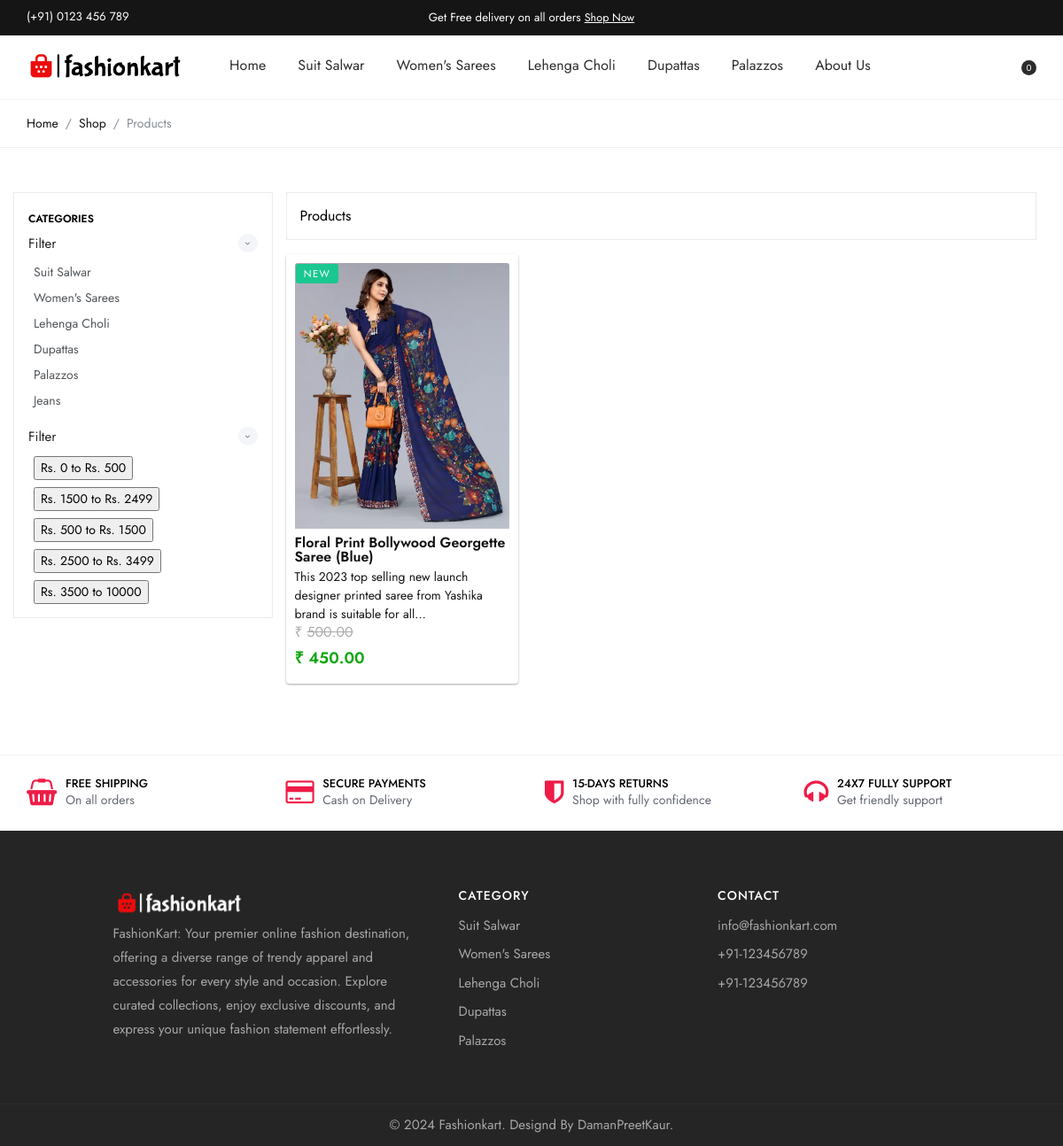
/women-sarees/, run on the app's committed database.
### store/models.py (models this page shows, shortened)
class Category(models.Model):
    gender = models.CharField(choices=GENDER_CHOICES, max_length=6)
    name = models.CharField(max_length=255, db_index=True)
    slug = models.SlugField(max_length=255, unique=True)
    class Meta:
        verbose_name_plural = 'Categories'

class Product(models.Model):
    category = models.ForeignKey(Category, related_name='product', on_delete=models.CASCADE)
    title = models.CharField(max_length=255)
    description = models.TextField(blank=True)
    image = models.ImageField(upload_to='images/', default='images/placeholder.png')
    slug = models.SlugField(max_length=255, blank = True, null=True)
    price = models.DecimalField(max_digits=8, decimal_places=2)
    selling_price = models.DecimalField(max_digits=8, decimal_places=2)
    page_views = models.IntegerField(default=0)   ### NEW ADDED
    in_stock = models.BooleanField(default=True)
    is_active = models.BooleanField(default=True)
    created = models.DateTimeField(auto_now_add=True)
    updated = models.DateTimeField(auto_now=True)
    class Meta:
        verbose_name_plural = 'Products' ## change the model name in the admin panel when more than one obejct is created (Added).
        ordering = ('-created',)         ## in which order we want to display the products. (- means in reverse order -> descending order.)
    def get_absolute_url(self):
        return reverse("product_detail", args=[self.slug])

### store/views.py (the view)
# urls.py: path("<slug:cate_slug>/", filter, name="filter"),
def filter(request, cate_slug):
    try:
        pricing = request.GET['price'].split('-')
        print()
        category = Category.objects.get(slug = cate_slug)
        products = Product.objects.filter(selling_price__gte=pricing[0], selling_price__lte=pricing[1],category = category)
    except:
        category = Category.objects.get(slug = cate_slug)
        products = Product.objects.filter(category = category)
    if request.user.is_authenticated:
        cart_data = cartCount(request)
        allcategory =Category.objects.all()
        context= {'product_data': products,'cart_count':cart_data['cart_count'], 'allcategory':allcategory}
        return render(request, "filter.html", context)
    else:
        allcategory =Category.objects.all()
        context= {'product_data': products, 'cart_count':0, 'allcategory':allcategory}
        return render(request, "filter.html", context)

### store/templatetags/category.py (called while the page is built)
@register.simple_tag
def head_category():
    allcategory = Category.objects.all()[:5]
    return allcategory

### store/templates/filter.html (shortened to what this page needs)
{% extends 'main.html' %}
{% load static %}
{% block content %}
        <section class="py-3 br-bottom br-top">
            <div class="container">
                <div class="row align-items-center justify-content-between">
                    <div class="col-xl-12 col-lg-12 col-md-12 col-sm-12">
                        <nav aria-label="breadcrumb">
                            <ol class="breadcrumb">
                                <li class="breadcrumb-item"><a href="/">Home</a></li>
                                <li class="breadcrumb-item"><a href="#">Shop</a></li>
                                <li class="breadcrumb-item active" aria-current="page">Products</li>
                            </ol>
                        </nav>
                    </div>
                </div>
            </div>
        </section>
        <section class="middle">
            <div class="container">
                <div class="row">
                    <div class="col-xl-3 col-lg-4 col-md-12 col-sm-12 p-xl-0">
                        <div class="search-sidebar sm-sidebar border">
                            <div class="search-sidebar-body">
                                <div class="single_search_boxed">
                                    <div class="widget-boxed-header px-3">
                                        <h4 class="mt-3">Categories</h4>
                                    </div>
                                    <div class="widget-boxed-body">
                                        <div class="side-list no-border">
                                            <div class="filter-card" id="shop-categories">
                                                <div class="single_filter_card">
                                                    <h5><a href="" data-toggle="collapse" class="collapsed" aria-expanded="false" role="button">Filter<i class="accordion-indicator fa fa-angle-down"></i></a></h5>
                                                                                                            <div class="card-body">
                                                            <div class="inner_widget_link">
                                                                <ul>
                                                                    {%for c in allcategory%}
                                                                    <li><a href="/{{c.slug}}"> {{c.name}}</a></li>
                                                                {%endfor%}
                                                                </ul>
                                                            </div>
                                                        </div>
                                                </div>
                                                <div class="single_filter_card">
                                                    <h5><a href="" data-toggle="collapse" class="collapsed" aria-expanded="false" role="button">Filter<i class="accordion-indicator fa fa-angle-down"></i></a></h5>
                                                                                                            <div class="card-body">
                                                            <div class="inner_widget_link">
                                                                <ul>
                                                                    <li><form><button class="filter-btn" type="submit">Rs. 0 to Rs. 500</button></form></li>
                                                                    <li><form><button class="filter-btn" type="submit">Rs. 1500 to Rs. 2499</button></form></li>
                                                                    <li><form><button class="filter-btn" type="submit">Rs. 500 to Rs. 1500</button></form></li>
                                                                    <li><form><button class="filter-btn" type="submit">Rs. 2500 to Rs. 3499</button></form></li>
                                                                    <li><form><button class="filter-btn" type="submit">Rs. 3500 to 10000</button></form></li>
                                                                </ul>
                                                            </div>
                                                        </div>
                                                </div>
                                            </div>
                                        </div>
                                    </div>
                                </div>
                            </div>
                        </div>
                    </div>
                    <div class="col-xl-9 col-lg-8 col-md-12 col-sm-12">
                        <div class="row">
                            <div class="col-xl-12 col-lg-12 col-md-12">
                                <div class="border mb-3 mfliud">
                                    <div class="row align-items-center py-2 m-0">
                                        <div class="col-xl-3 col-lg-4 col-md-5 col-sm-12">
                                            <h6 class="mb-0 py-2">Products</h6>
                                        </div>
                                    </div>
                                </div>
                            </div>
                        </div>
                        <div class="row align-items-center rows-products">
                            {%if product_data%}
                            {% for p in product_data %}
                            <div class="col-xl-4 col-lg-4 col-md-6 col-6">
                                <div class="product_grid card b-0">
                                    <div class="badge bg-info text-white position-absolute ft-regular ab-left text-upper">New</div>
                                    <div class="card-body p-0">
                                        <div class="shop_thumb position-relative">
                                            <a class="card-img-top d-block overflow-hidden" href="{{p.get_absolute_url}}"><img class="card-img-top"
                                                    src="{% static p.image %}" alt="..." style="height: 300px;"></a>
                                        </div>
                                    </div>
                                    <div class="card-footer b-0 p-0 pt-2 bg-white">
                                        <div class="text-left">
                                            <h5 class="fw-bolder ft-bold fs-md mb-0 lh-1 mb-1"><a href="{{p.get_absolute_url}}">{{ p.title }}</a>
                                            </h5>
                                            <div class="elis_rty"><span class=" text-dark fs-sm">{{ p.description | truncatechars:95 }}</span></div>
                                            <div class="elis_rty"><span class="ft-bold text-dark fs-sm">
                                                    {% if p.price == p.selling_price %}
                                                    <h6 class="py-3" style="color: #0fa70f;font-weight: 600;"> &#x20B9; {{ p.price }} </h6>
                                                    {% else %}
                                                    <h6 style="color: #acacac;"> &#x20B9; <del>{{ p.price }} </del></h6>
                                                    <h5 style="color: #0fa70f;font-weight: 600;"> &#x20B9; {{ p.selling_price }} </h5>
                                                    {% endif %}
                                                </span></div>
                                        </div>
                                    </div>
                                </div>
                            </div>
                            {% endfor %}
                            {%else%}
                            <div class="col-12 text-center">
                                <h1 class="text-center text-success fw-bold">No Product Found</h1>
                            </div>
                            {%endif%}
                            </div>
                    </div>
                </div>
            </div>
        </section>
{% endblock %}

### store/templates/main.html (shortened to what this page needs)
{% load static %}
{% load category %}
<!DOCTYPE html>
<html lang="zxx">
<head>
	<link href="{% static 'assets/css/styles.css' %}" rel="stylesheet">
	<link rel="stylesheet" href="https://cdnjs.cloudflare.com/ajax/libs/font-awesome/4.7.0/css/font-awesome.min.css" />
	<link rel="stylesheet" href="https://cdn.jsdelivr.net/npm/bootstrap-icons@1.10.2/font/bootstrap-icons.css">
	<link rel="stylesheet" href="https://cdn.lineicons.com/4.0/lineicons.css">
</head>
<body>
	<div id="main-wrapper">
		<div class="py-2 bg-dark">
			<div class="container">
				<div class="row">
					<div class="col-xl-4 col-lg-4 col-md-5 col-sm-12 hide-ipad">
						<div class="top_first"><a href="callto:(+91)0123456789" class="medium text-light">(+91) 0123 456
								789</a></div>
					</div>
					<div class="col-xl-4 col-lg-4 col-md-5 col-sm-12 hide-ipad">
						<div class="top_second text-center">
							<p class="medium text-light m-0 p-0">Get Free delivery on all orders <a href="/"
									class="medium text-light text-underline">Shop Now</a></p>
						</div>
					</div>
				</div>
			</div>
		</div>
		<div class="header header-light dark-text">
			<div class="container">
				<nav id="navigation" class="navigation navigation-landscape">
					<div class="nav-header">
						<a class="nav-brand" href="/">
							<img src="{%static 'assets/img/logo.png'%}" class="logo" alt="" />
						</a>
					</div>
					<div class="nav-menus-wrapper" style="transition-property: none;">
						<ul class="nav-menu">
							<li><a href="/">Home</a> </li>
							{%head_category as headcategory%}
							{%for c in headcategory%}
                                <li><a href="/{{c.slug}}"> {{c.name}}</a></li>
                            {%endfor%}
							<li> <a class="nav-link" href="{% url 'about' %}">About Us</a> </li>
						</ul>
						<ul class="nav-menu nav-menu-social align-to-right">
							<li>
								<a href="#" onclick="openSearch()">
								</a>
							</li>
							<li><a href="javascript:void(0);"></a>
							</li>
							<li>
								<a href="{% url 'cart' %}">
									<span
										class="dn-counter">{{cart_count}}</span>
								</a>
							</li>
						</ul>
					</div>
				</nav>
			</div>
		</div>
		{% block content %}
		{% endblock %}
		<section class="px-0 py-3 br-top">
			<div class="container">
				<div class="row">
					<div class="col-xl-3 col-lg-3 col-md-6 col-sm-6">
						<div class="d-flex align-items-center justify-content-start py-2">
							<div class="d_ico">
								<i class="fa fa-shopping-basket theme-cl"></i>
							</div>
							<div class="d_capt">
								<h5 class="mb-0">Free Shipping</h5>
								<span class="text-muted">On all orders</span>
							</div>
						</div>
					</div>
					<div class="col-xl-3 col-lg-3 col-md-6 col-sm-6">
						<div class="d-flex align-items-center justify-content-start py-2">
							<div class="d_ico">
								<i class="fa fa-credit-card theme-cl"></i>
							</div>
							<div class="d_capt">
								<h5 class="mb-0">Secure Payments</h5>
								<span class="text-muted">Cash on Delivery</span>
							</div>
						</div>
					</div>
					<div class="col-xl-3 col-lg-3 col-md-6 col-sm-6">
						<div class="d-flex align-items-center justify-content-start py-2">
							<div class="d_ico">
								<i class="fa fa-shield theme-cl"></i>
							</div>
							<div class="d_capt">
								<h5 class="mb-0">15-Days Returns</h5>
								<span class="text-muted">Shop with fully confidence</span>
							</div>
						</div>
					</div>
					<div class="col-xl-3 col-lg-3 col-md-6 col-sm-6">
						<div class="d-flex align-items-center justify-content-start py-2">
							<div class="d_ico">
								<i class="fa fa-headphones theme-cl"></i>
							</div>
							<div class="d_capt">
								<h5 class="mb-0">24x7 Fully Support</h5>
								<span class="text-muted">Get friendly support</span>
							</div>
						</div>
					</div>
				</div>
			</div>
		</section>
		<footer class="dark-footer skin-dark-footer style-2">
			<div class="footer-middle">
				<div class="container">
					<div class="row">
						<div class="col-md-1"></div>
						<div class="col-md-4 col-sm-12">
							<div class="footer_widget">
								<img src="{%static 'assets/img/logo-light.png'%}" class="img-footer small mb-2"
									alt="" />
								<p>FashionKart: Your premier online fashion destination, offering a diverse range of
									trendy apparel and accessories for every style and occasion. Explore curated
									collections, enjoy exclusive discounts, and express your unique fashion statement
									effortlessly.</p>
							</div>
						</div>
						<div class="col-md-3 col-sm-12">
							<div class="footer_widget">
								<h4 class="widget_title">Category</h4>
								<ul class="footer-menu">
									{%head_category as headcategory%}
									{%for c in headcategory%}
									<li><a href="/{{c.slug}}"> {{c.name}}</a></li>
									{%endfor%}
								</ul>
							</div>
						</div>
						<div class="col-md-3 col-sm-12">
							<div class="footer_widget">
								<h4 class="widget_title">CONTACT</h4>
								<ul class="footer-menu">
									<li><a href="#">info@fashionkart.com</a></li>
									<li><a href="#">+91-123456789</a></li>
									<li><a href="#">+91-123456789</a></li>
								</ul>
							</div>
						</div>
					</div>
				</div>
			</div>
			<div class="footer-bottom">
				<div class="container">
					<div class="row align-items-center">
						<div class="col-lg-12 col-md-12 text-center">
							<p class="mb-0">© 2024 Fashionkart. Designd By <a href="">DamanPreetKaur</a>.</p>
						</div>
					</div>
				</div>
			</div>
		</footer>
	</div>
</body>
</html>

### data on the page
Category: name "Suit Salwar"
Category: name "Women's Sarees"
Category: name "Lehenga Choli"
Category: name "Dupattas"
Category: name "Palazzos"
Category: name "Jeans"
Product: image (picture), title "Floral Print Bollywood Georgette Saree (Blue)", description "This 2023 top selling new launch designer printed saree from Yashika brand is suitable for all…", price "500.00", selling_price "450.00"

### other printed values
{{ cart_count }} "0"
